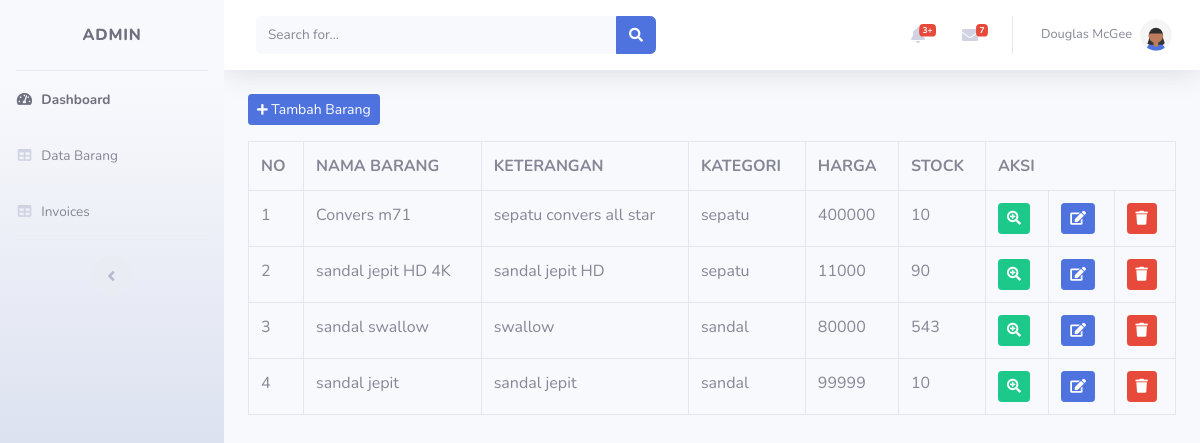
Page /index.php/admin/data_barang on the committed database.
### tables this page shows
CREATE TABLE `tb_barang` (
  `id_brg` int(11) NOT NULL,
  `nama_brg` varchar(120) NOT NULL,
  `keterangan` text NOT NULL,
  `kategori` varchar(60) NOT NULL,
  `harga` int(11) NOT NULL,
  `stok` int(4) NOT NULL,
  `gambar` text NOT NULL
);

### application/controllers/admin/data_barang.php (called while the page is built, shortened)
<?php
class Data_barang extends CI_Controller {
    public function index() {
        $data['barang'] = $this->model_barang->tampil_data()->result();
        $this->load->view('templates_admin/header');
        $this->load->view('templates_admin/sidebar');
        $this->load->view('admin/data_barang', $data);
        $this->load->view('templates_admin/footer');
    }
}

### index.php (called while the page is built, shortened)
<?php
require_once BASEPATH.'core/CodeIgniter.php';

### application/models/model_barang.php (called while the page is built, shortened)
<?php
class Model_barang extends CI_Model {
    public function tampil_data() {
        return $this->db->get('tb_barang');
    }
}

### application/views/admin/data_barang.php (the view, shortened to what this page needs)
<div class="container-fluid">
    <button class="btn btn-sm btn-primary mb-3" data-toggle="modal" data-target="#tambah_barang"><i class="fas fa-plus fa-sm"></i> Tambah Barang</button>
    <table class="table table-bordered">
        <tr>
            <th>NO</th>
            <th>NAMA BARANG</th>
            <th>KETERANGAN</th>
            <th>KATEGORI</th>
            <th>HARGA</th>
            <th>STOCK</th>
            <th colspan="3">AKSI</th>
        </tr>
        <?php
        $no = 1;
        foreach ($barang as $brg) : ?>
            <tr>
                <td><?=  $no++ ?></td>
                <td><?=  $brg->nama_brg ?></td>
                <td><?=  $brg->keterangan ?></td>
                <td><?=  $brg->kategori ?></td>
                <td><?=  $brg->harga ?></td>
                <td><?=  $brg->stok ?></td>
                <td>
                    <div class="btn btn-success btn-sm"><i class="fas fa-search-plus"></i></div>
                </td>
                <td>
                    <?= anchor('admin/data_barang/edit/' . $brg->id_brg, '<div class="btn btn-primary btn-sm"><i class="fas fa-edit"></i></div>') ?>
                </td>
                <td>
                    <?= anchor('admin/data_barang/hapus/' . $brg->id_brg, '<div class="btn btn-danger btn-sm"><i class="fas fa-trash"></i></div>') ?>
                </td>
            </tr>
        <?php endforeach; ?>
    </table>
</div>

### rows in the picture
tb_barang: nama_brg "Convers m71", keterangan "sepatu convers all star", kategori "sepatu", harga "400000", stok "10"
tb_barang: nama_brg "sandal jepit HD 4K", keterangan "sandal jepit HD", kategori "sepatu", harga "11000", stok "90"
tb_barang: nama_brg "sandal swallow", keterangan "swallow", kategori "sandal", harga "80000", stok "543"
tb_barang: nama_brg "sandal jepit", keterangan "sandal jepit", kategori "sandal", harga "99999", stok "10"
